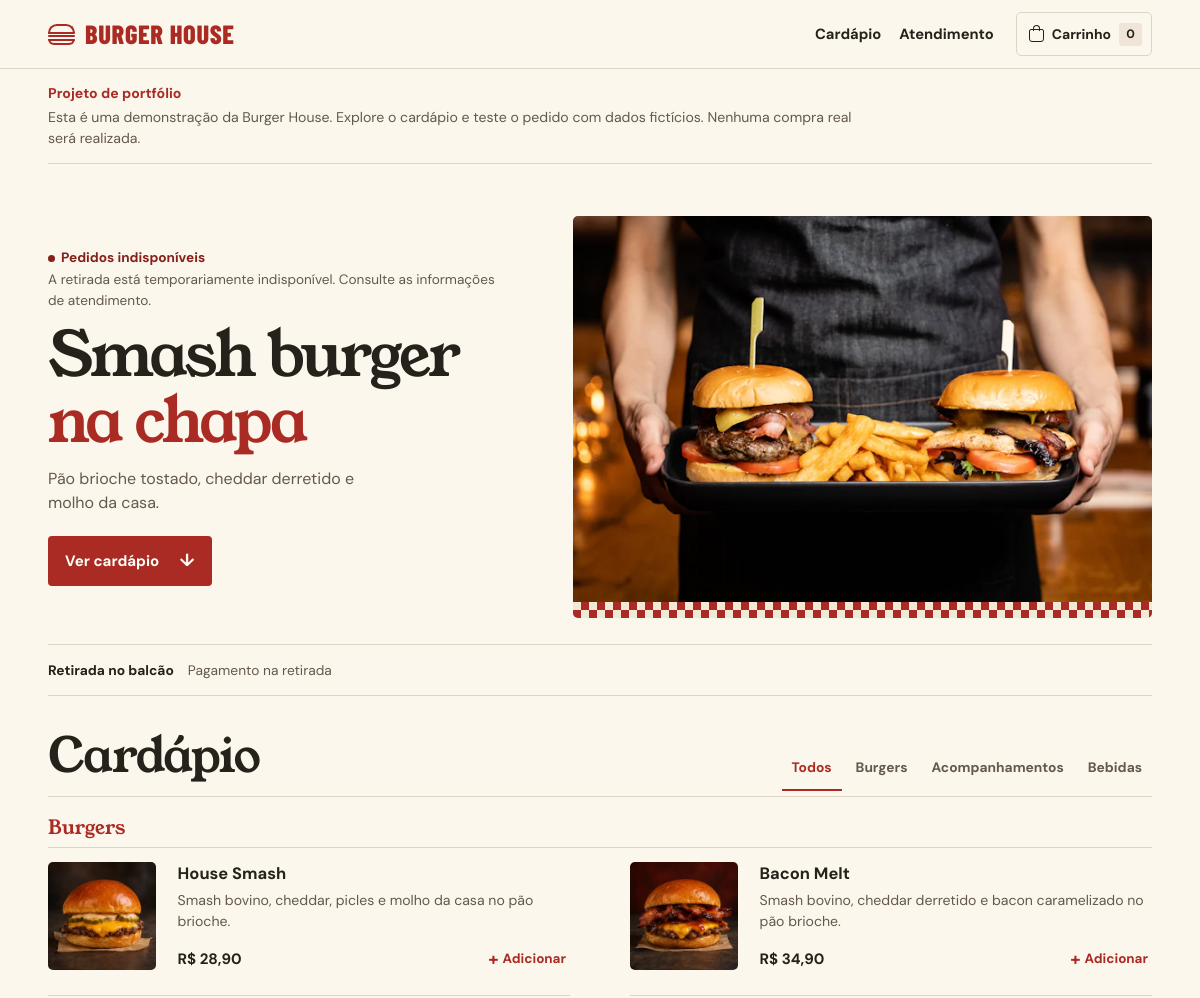
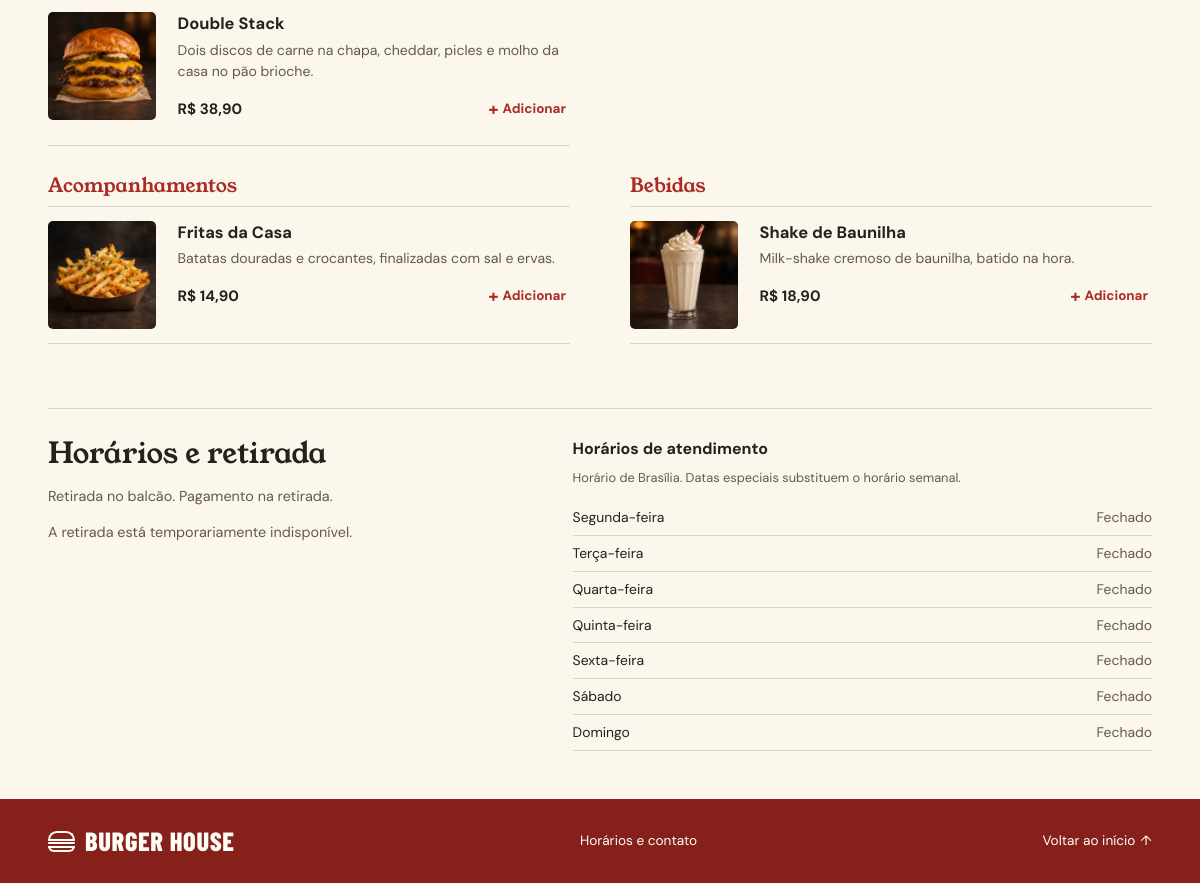
The page / on the database its author committed (2 pictures, top to bottom).
### tables this page shows
CREATE TABLE IF NOT EXISTS products (
    id INT UNSIGNED AUTO_INCREMENT PRIMARY KEY,
    slug VARCHAR(80) NOT NULL UNIQUE,
    name VARCHAR(100) NOT NULL,
    description VARCHAR(255) NOT NULL,
    category ENUM('burgers', 'acompanhamentos', 'bebidas') NOT NULL,
    price_cents INT UNSIGNED NOT NULL,
    image VARCHAR(120) NOT NULL,
    image_alt VARCHAR(180) NOT NULL,
    sort_order SMALLINT UNSIGNED NOT NULL DEFAULT 0,
    is_active BOOLEAN NOT NULL DEFAULT TRUE,
    INDEX idx_products_menu (is_active, sort_order, id)
);

### app/cart.php (called while the page is built, shortened)
<?php
function cartSummary(array $quantities, array $products): array
{
    $cart = ['items' => [], 'count' => 0, 'totalCents' => 0];
    return $cart;
}

### app/presentation.php (called while the page is built, shortened)
<?php
function presentationDemoMode(): bool
{
    return getenv('APP_DEMO') === '1';
}
function presentationHours(array $intervals): string
{
    if (!$intervals) {
        return 'Fechado';
    }
    $hours = [];
    return implode(' · ', $hours);
}

### app/store.php (called while the page is built, shortened)
<?php
function storeWeekdays(): array
{
    return [
        1 => 'Segunda-feira',
        2 => 'Terça-feira',
        3 => 'Quarta-feira',
        4 => 'Quinta-feira',
        5 => 'Sexta-feira',
        6 => 'Sábado',
        7 => 'Domingo',
    ];
}
function storePickupAddress(string $address): string
{
    $address = trim($address);
    if ($address === '') {
        $address = trim((string) getenv('STORE_PICKUP_ADDRESS'));
    }
    return preg_match('/\A[^\p{C}]{1,250}\z/u', $address) === 1 ? $address : '';
}
function loadStore(PDO $db, bool $lock = false): array
{
    $sql = 'SELECT pickup_address, prep_minutes, paused, schedule, exceptions FROM store_settings WHERE id = 1';
    $row = $db->query($sql . ($lock ? ' FOR SHARE' : ''))->fetch(PDO::FETCH_ASSOC);
    return [
        'pickup_address' => storePickupAddress($row['pickup_address']),
        'pickup_address_input' => $row['pickup_address'],
        'prep_minutes' => (int) $row['prep_minutes'],
        'paused' => (bool) $row['paused'],
        'schedule' => json_decode($row['schedule'], true, 512, JSON_THROW_ON_ERROR),
        'exceptions' => json_decode($row['exceptions'], true, 512, JSON_THROW_ON_ERROR),
    ];
}
function storeAvailability(array $settings, ?DateTimeImmutable $now = null): array
{
    if (trim((string) ($settings['pickup_address'] ?? '')) === '') {
        return [
            'accepting' => false,
            'state' => 'unavailable',
            'label' => 'Pedidos indisponíveis',
            'message' => 'A retirada está temporariamente indisponível. Consulte as informações de atendimento.',
            'next_open' => null,
        ];
    }
    $next = null;
    return [
        'accepting' => false,
        'state' => 'closed',
        'label' => 'Fechada',
        'message' => $next === null
            ? 'A loja está fechada para novos pedidos.'
            : 'Próxima abertura em ' . $next->format('d/m') . ' às ' . $next->format('H:i') . '.',
        'next_open' => $next?->format(DATE_ATOM),
    ];
}

### app/catalog.php (called while the page is built, shortened)
<?php
function loadProducts(?PDO $connection = null): array
{
    $rows = ($connection ?? databaseConnection())->query(
        'SELECT id, slug, name, description, category, price_cents, image, image_alt
         FROM products WHERE is_active = 1 ORDER BY sort_order, id',
    );
    $products = [];
    foreach ($rows as $row) {
        $row['id'] = (int) $row['id'];
        $row['price_cents'] = (int) $row['price_cents'];
        $products[$row['id']] = $row;
    }
    return $products;
}
function escape(string $text): string
{
    return htmlspecialchars($text, ENT_QUOTES | ENT_SUBSTITUTE, 'UTF-8');
}
function price(int $cents): string
{
    $reais = number_format(intdiv($cents, 100), 0, ',', '.');
    $centavos = str_pad((string) ($cents % 100), 2, '0', STR_PAD_LEFT);
    return "R$ {$reais},{$centavos}";
}
function productImage(array $product): string
{
    return 'assets/img/' . rawurlencode($product['image']);
}
function productCategories(): array
{
    return ['burgers' => 'Burgers', 'acompanhamentos' => 'Acompanhamentos', 'bebidas' => 'Bebidas'];
}

### app/mysql-session.php (called while the page is built, shortened)
<?php
final class MySqlSessionHandler implements SessionHandlerInterface, SessionUpdateTimestampHandlerInterface
{
    private ?PDO $db = null;
    private ?string $lockedKey = null;
    private function connection(): PDO
    {
        return $this->db ??= ($this->connect)();
    }
    private function key(string $id): string
    {
        return hash('sha256', $id);
    }
    private function lock(string $id): void
    {
        $key = $this->key($id);
        if ($this->lockedKey === $key) {
            return;
        }
        $this->lockedKey = $key;
    }
    public function close(): bool
    {
        if ($this->lockedKey !== null && $this->db !== null) {
            $this->lockedKey = null;
        }
        return true;
    }
}

### public/index.php (the view, shortened to what this page needs)
<?php
require __DIR__ . '/../app/catalog.php';
require __DIR__ . '/../app/cart.php';
require __DIR__ . '/../app/session.php';
require __DIR__ . '/../app/store.php';
require __DIR__ . '/../app/presentation.php';
$isPost = $_SERVER['REQUEST_METHOD'] === 'POST';
$catalogAvailable = true;
$storeStatus = null;
$store = null;
try {
    $database = databaseConnection();
    $products = loadProducts($database);
} catch (PDOException $exception) {
    error_log('Burger House: ' . $exception->getMessage());
    $catalogAvailable = false;
    $products = [];
}
if (!$isPost && $catalogAvailable) {
    try {
        $store = loadStore($database);
        $storeStatus = storeAvailability($store);
    } catch (PDOException $exception) {
        error_log('Burger House disponibilidade: ' . $exception->getMessage());
    }
}
$previousCart = $_SESSION['cart'] ?? [];
$quantities = availableQuantities($previousCart, $products);
$catalogError = 'O cardápio está indisponível no momento. Tente novamente em instantes.';
$cart = cartSummary($quantities, $products);
$categories = productCategories();
$menuGroups = [];
foreach ($products as $product) {
    $menuGroups[$product['category']][] = $product;
}
$isDemo = presentationDemoMode();
?>
<!doctype html>
<html lang="pt-BR">
<head>
    <link rel="stylesheet" href="assets/css/style.css">
    <link rel="stylesheet" href="assets/css/customer.css">
</head>
<body class="customer storefront" id="inicio">
    <header class="site-header store-header">
        <div class="shell header-inner">
            <a class="brand" href="./" aria-label="Burger House — início">
                <span class="brand-mark" aria-hidden="true"><i></i></span>
                <span class="brand-name">BURGER <b>HOUSE</b></span>
            </a>
            <nav class="site-nav" aria-label="Navegação principal">
                <a href="#cardapio">Cardápio</a>
                <a href="#atendimento">Atendimento</a>
            </nav>
            <a class="cart-link" href="./?carrinho=1#carrinho" data-cart-open>
                <span class="bag-icon" aria-hidden="true"></span>
                <span>Carrinho</span>
                <span class="cart-count" data-cart-count><?= $cart['count'] ?></span>
            </a>
        </div>
    </header>
    <main>
        <?php if ($isDemo): ?>
            <aside class="shell demo-notice" aria-label="Demonstração do projeto">
                <strong>Projeto de portfólio</strong>
                <p>Esta é uma demonstração da Burger House. Explore o cardápio e teste o pedido com dados fictícios. Nenhuma compra real será realizada.</p>
            </aside>
        <?php endif; ?>
                <?php if ($catalogAvailable): ?>
                    <?php require __DIR__ . '/../app/views/cart.php'; ?>
                <?php else: ?>
                    <p class="cart-unavailable"><?= escape($catalogError) ?></p>
                <?php endif; ?>
        <section class="hero" aria-labelledby="hero-title">
            <div class="shell hero-inner">
                <div class="hero-copy">
                    <?php if ($storeStatus): ?>
                        <p class="store-availability">
                            <strong class="service-status" data-state="<?= escape($storeStatus['state']) ?>"><?= escape($storeStatus['label']) ?></strong>
                            <span><?= escape($storeStatus['message']) ?></span>
                        </p>
                    <?php endif; ?>
                    <h1 id="hero-title">Smash burger <span>na chapa</span></h1>
                    <p class="hero-description">Pão brioche tostado, cheddar derretido e molho da casa.</p>
                    <a class="primary-button" href="#cardapio">Ver cardápio <span aria-hidden="true">↓</span></a>
                </div>
                <figure class="hero-photo">
                    <img src="assets/brand/balcao-640.webp"
                         srcset="assets/brand/balcao-640.webp 640w, assets/brand/balcao-1280.webp 1280w"
                         sizes="(max-width: 720px) 94vw, (max-width: 1200px) 51vw, 610px"
                         alt="Uma pessoa serve dois hambúrgueres e fritas em uma bandeja"
                         width="1280" height="853" fetchpriority="high">
                </figure>
            </div>
        </section>
        <div class="shell pickup-strip">
            <p><strong>Retirada no balcão</strong><span><?= $store && $store['pickup_address'] !== '' ? escape($store['pickup_address']) : 'Pagamento na retirada' ?></span></p>
        </div>
        <section class="shell menu" id="cardapio" aria-labelledby="menu-title" tabindex="-1">
            <div class="menu-heading">
                <h2 id="menu-title">Cardápio</h2>
                <?php if ($products): ?>
                    <div class="filters" role="group" aria-label="Categorias do cardápio" data-filters hidden>
                        <button type="button" data-filter="todos" aria-pressed="true">Todos</button>
                        <?php foreach ($categories as $key => $label): ?>
                            <button type="button" data-filter="<?= escape($key) ?>" aria-pressed="false"><?= escape($label) ?></button>
                        <?php endforeach; ?>
                    </div>
                <?php endif; ?>
            </div>
            <?php if (!$catalogAvailable): ?>
                <p class="menu-notice" role="status"><?= escape($catalogError) ?></p>
            <?php elseif (!$products): ?>
                <p class="menu-notice">Nenhum produto disponível no momento.</p>
            <?php else: ?>
                <div class="menu-sections">
                    <?php foreach ($categories as $key => $label): ?>
                        <section class="menu-category" data-category="<?= escape($key) ?>" aria-labelledby="menu-<?= escape($key) ?>">
                            <h3 id="menu-<?= escape($key) ?>"><?= escape($label) ?></h3>
                            <div class="product-grid">
                                <?php foreach ($menuGroups[$key] as $product): ?>
                                    <article class="product">
                                        <?php if ($product['image'] !== ''): ?>
                                            <img class="product-image" src="<?= escape(productImage($product)) ?>" alt="<?= escape($product['image_alt']) ?>" width="512" height="512" loading="lazy">
                                        <?php else: ?>
                                            <div class="product-image product-image-placeholder" aria-hidden="true"><span class="brand-mark"><i></i></span></div>
                                        <?php endif; ?>
                                        <div class="product-body">
                                            <h4><?= escape($product['name']) ?></h4>
                                            <p><?= escape($product['description']) ?></p>
                                            <div class="product-bottom">
                                                <strong><?= price($product['price_cents']) ?></strong>
                                                <form action="./" method="post" data-cart-form>
                                                    <button class="add-button" type="submit" aria-label="Adicionar <?= escape($product['name']) ?> ao carrinho"><span aria-hidden="true">+</span> Adicionar</button>
                                                </form>
                                            </div>
                                        </div>
                                    </article>
                                <?php endforeach; ?>
                            </div>
                        </section>
                    <?php endforeach; ?>
                </div>
            <?php endif; ?>
        </section>
        <section class="shell store-details" id="atendimento" aria-labelledby="store-details-title">
            <div class="store-details-intro">
                <h2 id="store-details-title">Horários e retirada</h2>
                <p>Retirada no balcão. Pagamento na retirada.</p>
                <?php if ($store && $store['pickup_address'] !== ''): ?>
                    <address><?= escape($store['pickup_address']) ?></address>
                <?php else: ?>
                    <p>A retirada está temporariamente indisponível.</p>
                <?php endif; ?>
            </div>
            <?php if ($store): ?>
                <div class="store-details-hours">
                    <h3>Horários de atendimento</h3>
                    <p class="hours-timezone">Horário de Brasília. Datas especiais substituem o horário semanal.</p>
                    <dl class="store-hours">
                        <?php foreach (storeWeekdays() as $day => $label): ?>
                            <div><dt><?= escape($label) ?></dt><dd><?= escape(presentationHours($store['schedule'][$day] ?? [])) ?></dd></div>
                        <?php endforeach; ?>
                    </dl>
                </div>
            <?php endif; ?>
        </section>
    </main>
    <footer class="site-footer">
        <div class="shell footer-inner">
            <a class="brand" href="#inicio" aria-label="Burger House — voltar ao início">
                <span class="brand-mark" aria-hidden="true"><i></i></span>
                <span class="brand-name">BURGER <b>HOUSE</b></span>
            </a>
            <a class="footer-contact" href="#atendimento">Horários e contato</a>
            <a class="footer-top" href="#inicio">Voltar ao início <span aria-hidden="true">↑</span></a>
        </div>
    </footer>
</body>
</html>

### rows shown on the page
products: image (picture), name "House Smash", description "Smash bovino, cheddar, picles e molho da casa no pão brioche.", price_cents "R$ 28,90"
products: image (picture), name "Bacon Melt", description "Smash bovino, cheddar derretido e bacon caramelizado no pão brioche.", price_cents "R$ 34,90"
products: image (picture), name "Double Stack", description "Dois discos de carne na chapa, cheddar, picles e molho da casa no pão brioche.", price_cents "R$ 38,90"
products: image (picture), name "Fritas da Casa", description "Batatas douradas e crocantes, finalizadas com sal e ervas.", price_cents "R$ 14,90"
products: image (picture), name "Shake de Baunilha", description "Milk-shake cremoso de baunilha, batido na hora.", price_cents "R$ 18,90"

### other values the page prints
$cart['count'] "0"
$storeStatus['label'] "Pedidos indisponíveis"
$storeStatus['message'] "A retirada está temporariamente indisponível. Consulte as informações de atendimento."
$label "Burgers"
$label "Acompanhamentos"
$label "Bebidas"
$label "Segunda-feira"
presentationHours($store['schedule'][$day] ?? []) "Fechado"
$label "Terça-feira"
$label "Quarta-feira"
$label "Quinta-feira"
$label "Sexta-feira"
$label "Sábado"
$label "Domingo"
